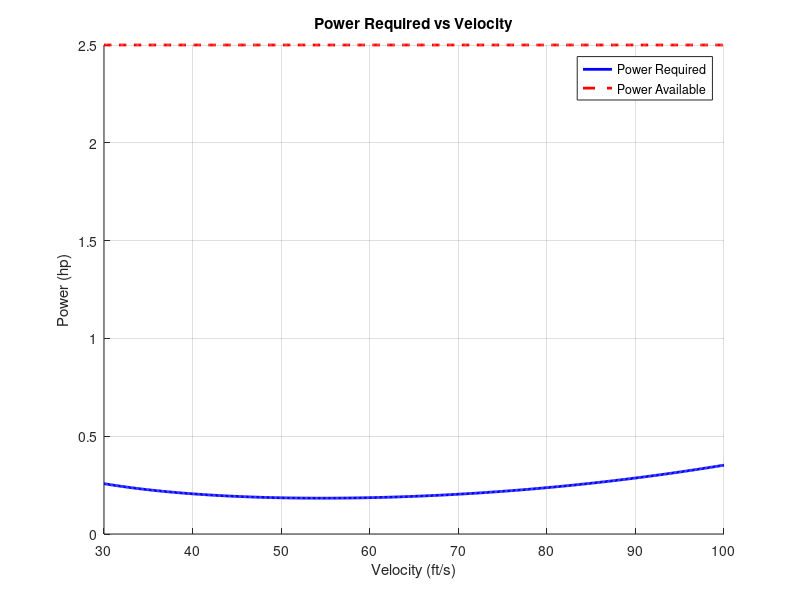
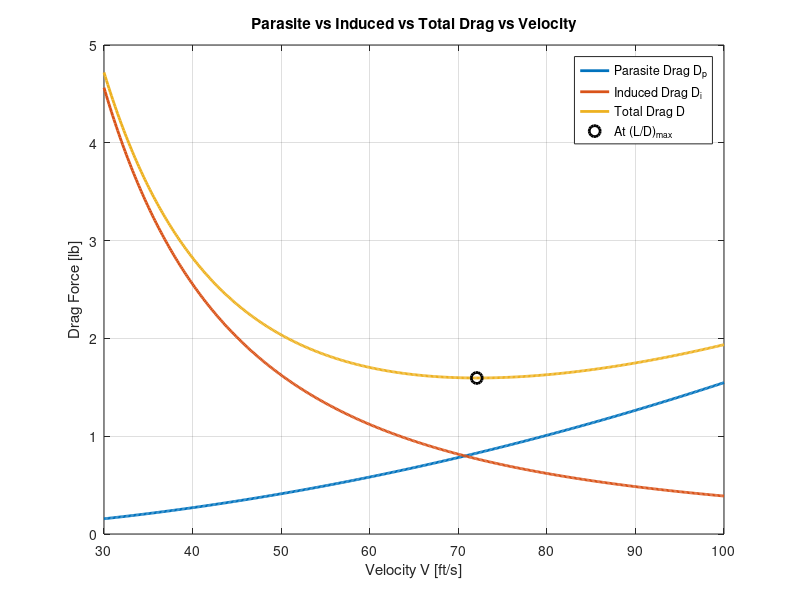
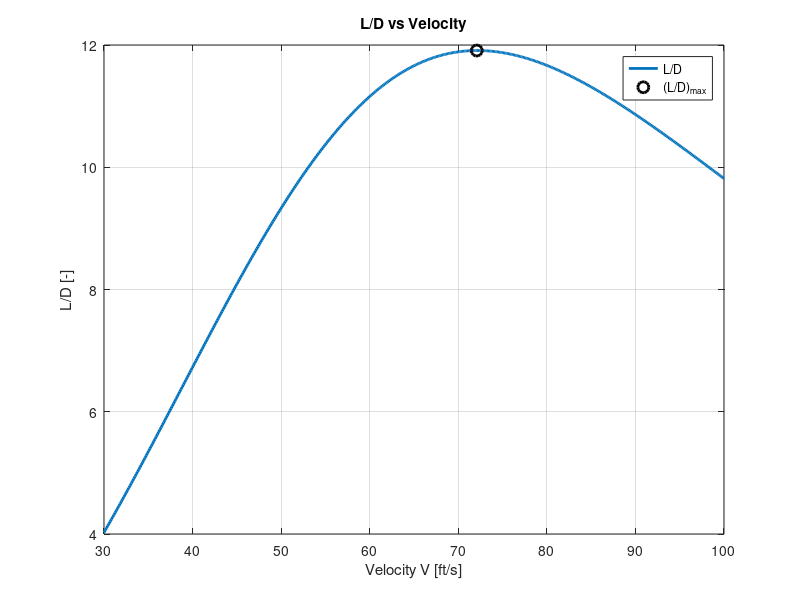

Reproduce these figures in MATLAB, in order. (Note: this script raises an error after producing the figures.)
%% ========================================================================
clear 
clc 
clear all 
% 0) ATMOSPHERE (SEA LEVEL ASSUMPTION)
% ========================================================================
rho = 0.0023769;        % Air density at sea level [slug/ft^3]
mu  = 3.737e-7;         % Dynamic viscosity at sea level [slug/(ft*s)]
a   = 1116.45;          % Speed of sound at sea level [ft/s]

%% ========================================================================
% 1) AIRCRAFT INPUTS (EDIT THESE WHEN DESIGN CHANGES)
% ========================================================================

% -----------------------------
% Weight (used for drag sweep)
% -----------------------------
W   = 19;                     % Aircraft weight [lb] (update as weight estimate changes)

% -----------------------------
% Wing geometry (KNOWN)
% -----------------------------
Arw     = 7.4;                % Wing aspect ratio [-]
bw      = 5.617;              % Wing span [ft]
Sw      = 4.264931025;        % Wing planform area [ft^2]
lambdaw = 0.40;               % Wing taper ratio ct/cr [-]

% -----------------------------
% Horizontal tail geometry (KNOWN)
% -----------------------------
Sth      = Sw*.20;      % Horizontal tail area [ft^2]
Art      = 4.0;               % Tail aspect ratio [-] (given/assumed)
bth      = sqrt(Sth*Art);       % Horizontal tail span [ft]
lambdath = 0.50;              % Tail taper ratio ct/cr [-]


% -----------------------------
% Aero assumptions (EDIT AS NEEDED)
% -----------------------------
e        = 0.85;              % Oswald efficiency factor [-] (guess)
cla      = 5.73;              % 2D airfoil lift curve slope [1/rad] (CHECK units)
downwash = 0.25;              % Downwash gradient dε/dα [-]
it       = -1*pi/180;         % Tail incidence angle [rad] (initial guess)
Cmacw    = -0.05;             % Wing Cm about wing AC (approx from airfoil data)
tau      = 0.5;               % Elevator effectiveness τe [-] (guess) (used only if you later trim with δe)
CL_MAX = 1.5
% -----------------------------
% Layout / CG reference positions (from CG build-up)
% -----------------------------
x_wle    = 0.75;              % Wing LE location from nose [ft]
x_cg_str = 1.7147;            % Structural CG station from nose [ft]
x_cg_tot = 1.4103;            % CG with avionics station from nose [ft]
x_cg_0   = 1.5071;            % CG with payload+fuel station from nose [ft]
hacw = 0.25;  
% -----------------------------
% Fuselage geometry (for drag)
% Given: 8in x 8in x 5ft box
% -----------------------------
L_fuse = 4.0;                 % Fuselage length [ft]
W_fuse = 8/12;                % Fuselage width [ft]
H_fuse = 8/12;                % Fuselage height [ft]
Power = 2.5;























% Estimated fuselage wetted area [ft^2] (rectangular prism):
% Swet_f = 2(LW + LH + WH)
Swet_f = 2*(L_fuse*W_fuse + L_fuse*H_fuse + W_fuse*H_fuse);

% Equivalent "diameter" used in fuselage fineness ratio for Raymer form factor.
% For a square-ish fuselage, using width is a reasonable approximation.
d_fuse = W_fuse;              % [ft]
 

% Tail mounting rule:
% Tail root TRAILING EDGE is flush with fuselage end (nothing sticks out)
% => tail root leading edge is at (L_fuse - Crth)
% Tail AC is at 25% of tail root chord behind tail LE
% => tail AC = L_fuse - 0.75*Crth

%% ========================================================================
% 2) PLANFORM GEOMETRY (ROOT, TIP, MAC) - WING + TAIL
% ========================================================================

% ---- Wing chords (trapezoid geometry) ----
Crw = (2*Sw)/(bw*(1 + lambdaw));                 % Wing root chord [ft]
Ctw = lambdaw * Crw;                             % Wing tip chord [ft]
Cw  = (2/3) * Crw * ((1 + lambdaw + lambdaw^2)/(1 + lambdaw));  % Wing MAC [ft]

% ---- Tail chords (trapezoid geometry) ----
Crth = (2*Sth)/(bth*(1 + lambdath));             % Tail root chord [ft]
Ctth = lambdath * Crth;                          % Tail tip chord [ft]
Cth  = (2/3) * Crth * ((1 + lambdath + lambdath^2)/(1 + lambdath)); % Tail MAC [ft]

fprintf("\n==================== GEOMETRY ====================\n");
fprintf("Wing:  Cr=%.4f ft, Ct=%.4f ft, MAC Cw=%.4f ft\n", Crw, Ctw, Cw);
fprintf("Tail:  Cr=%.4f ft, Ct=%.4f ft, MAC Cth=%.4f ft\n", Crth, Ctth, Cth);
fprintf("Fuse:  L=%.2f ft, W=%.3f ft, H=%.3f ft, Swet_f=%.3f ft^2\n", L_fuse, W_fuse, H_fuse, Swet_f);

%% ========================================================================
% 3) 3D LIFT CURVE SLOPES (FINITE WING CORRECTION)
% ========================================================================
% 3D lift slope formula:
% a = a0 / (1 + a0/(pi*e*AR))
aw = cla / (1 + (cla/(pi*e*Arw)));   % Wing 3D lift curve slope [1/rad]
at = cla / (1 + (cla/(pi*e*Art)));   % Tail 3D lift curve slope [1/rad]
%Just fyi effeicny factor is a guess 
fprintf("\n==================== LIFT SLOPES ====================\n");
fprintf("aw (wing 3D) = %.4f 1/rad\n", aw);
fprintf("at (tail 3D) = %.4f 1/rad\n", at);

%% ========================================================================
% 4) LONGITUDINAL REFERENCE LOCATIONS (GEOMETRY-BASED, NOT GUESSED)
% ========================================================================
% Compute actual wing AC and tail AC locations using real geometry (feet),
% then convert to nondimensional h quantities only when needed.

hacw = 0.25;                 % wing AC at 25% MAC
hact = 0.25;                 % tail AC at 25% chord (root-chord approx)

% Wing AC location from nose [ft]
x_wac = x_wle + hacw*Cw;

% Tail AC location from nose [ft]
% Tail root trailing edge flush with fuselage end:
% x_tac = L_fuse - 0.75*Crth   (derived from tail LE = L_fuse - Crth, then +0.25*Crth)
x_tac = L_fuse - (1 - hact)*Crth;

% Distance from wing AC to tail AC (this replaces Lh guess)
Lh = x_tac - x_wac;

% Tail AC location measured from wing LE [ft]
x_ac_t_LE = x_tac - x_wle;
display(x_ac_t_LE)

% Nondimensional tail AC location from wing LE
h_ac_t = x_ac_t_LE / Cw;

fprintf("\n==================== REFERENCE LOCATIONS ====================\n");
fprintf("Wing AC location from nose x_wac = %.4f ft\n", x_wac);
fprintf("Tail AC location from nose x_tac = %.4f ft\n", x_tac);
fprintf("Wing AC -> Tail AC distance Lh   = %.4f ft\n", Lh);
fprintf("Tail AC from wing LE x_ac_t_LE   = %.4f ft\n", x_ac_t_LE);
fprintf("Tail AC nondim h_ac_t            = %.4f\n", h_ac_t);

%% ========================================================================
% 5) NEUTRAL POINT (hn) + STATIC MARGIN (SM)
% ========================================================================
% Neutral point for wing + tail:
hn = (hacw + h_ac_t*((Sth/Sw)*(at/aw))*(1-downwash)) / (1 + (Sth/Sw)*(at/aw)*(1-downwash));

% CG locations nondimensional from wing LE:
hcg_str = (x_cg_str - x_wle)/Cw;
hcg_tot = (x_cg_tot - x_wle)/Cw;
hcg_0   = (x_cg_0   - x_wle)/Cw;

% Static margin: SM = hn - hcg (positive = stable)
SM_str = hn - hcg_str;
SM_tot = hn - hcg_tot;
SM_0   = hn - hcg_0;

fprintf("\n==================== STABILITY ====================\n");
fprintf("Neutral point hn = %.4f (fraction of MAC from wing LE)\n", hn);
fprintf("hcg_str = %.4f  --> SM_str = %.4f (%.1f%% MAC)\n", hcg_str, SM_str, 100*SM_str);
fprintf("hcg_tot = %.4f  --> SM_tot = %.4f (%.1f%% MAC)\n", hcg_tot, SM_tot, 100*SM_tot);
fprintf("hcg_0   = %.4f  --> SM_0   = %.4f (%.1f%% MAC)\n", hcg_0,   SM_0,   100*SM_0);

%% ========================================================================
% 6) TAIL ARM lt (CG -> TAIL AC) AND TAIL VOLUME VH
% ========================================================================
% Tail arm lt is measured from the CG to the tail AC (both from nose).

lt_str = x_tac - x_cg_str;
lt_tot = x_tac - x_cg_tot;
lt_0   = x_tac - x_cg_0;

% Tail volume coefficient VH = (St * lt) / (Sw * Cw)
VH_str = (Sth*lt_str)/(Sw*Cw);
VH_tot = (Sth*lt_tot)/(Sw*Cw);
VH_0   = (Sth*lt_0)  /(Sw*Cw);

fprintf("\n==================== TAIL ARM & VOLUME ====================\n");
fprintf("lt_str = %.4f ft --> VH_str = %.4f\n", lt_str, VH_str);
fprintf("lt_tot = %.4f ft --> VH_tot = %.4f\n", lt_tot, VH_tot);
fprintf("lt_0   = %.4f ft --> VH_0   = %.4f\n", lt_0,   VH_0);

%% ========================================================================
% 7) LONGITUDINAL COEFFICIENTS (ALL OF THEM)
% ========================================================================

% Choose loading case for trim/stability calculations
VH  = VH_tot;        % Tail volume coefficient
hcg = hcg_tot;       % CG location (nondim from wing LE)

% Given/assumed
% downwash = dε/dα (we use 0.25 from Cessna-type data)
% Cmacw = wing Cm about wing AC (airfoil data)
% tau = elevator effectiveness (guess)

% --- Lift coefficients ---
CLalpha   = aw + at*(Sth/Sw)*(1 - downwash);   % dCL/dalpha (aircraft)
CL0       = -at*(Sth/Sw)*it;                   % CL at alpha = 0 (tail incidence)

% --- Moment coefficients (about CG) ---
Cmalpha   = -CLalpha*(hn - hcg);               % dCm/dalpha (stability)
Cm0       = Cmacw + VH*at*it;                  % Cm at alpha = 0

% --- Moment breakdown pieces (functions of alpha; compute later in sweep) ---
 %Cmcgw = Cmacw + aw*alpha*(hcg - hacw);        % wing moment about CG
 %Cmcgt = -(VH*at*(1-downwash))*alpha + at*VH*it; % tail moment about CG
 %Cmcg  = Cmcgw + Cmcgt;                        % total moment about CG

% --- Elevator trim equation (deltae is a function of CL) ---
% deltae = -((Cm0*CLalpha) + (Cmalpha*CL)) ./ ((CLalpha*Cmdeltae) - (Cmalpha*CLdeltae));
% Control derivatives (if/when you use elevator):
CLdeltae = at*(Sth/Sw)*tau;     % dCL/dδe (usually +)
Cmdeltae = -at*VH*tau;          % dCm/dδe (usually -)

% NOTE: To actually compute δe at a flight condition, you must define CL and use:
% deltae = -((Cm0*CLalpha) + (Cmalpha*CL)) / ((CLalpha*Cmdeltae) - (Cmalpha*CLdeltae));

%% ========================================================================
% 8) VELOCITY SWEEP (DRAG + L/D)  [THIS IS THE MAIN PERFORMANCE PART]
% ========================================================================
% We sweep velocity, compute required CL from L=W at each speed, then compute:
%   - Trim alpha and tail alpha_t from your linear model
%   - CDp from Raymer build-up (Re-dependent)
%   - CDi from induced drag using CLw and CLt
%   - Drag forces and L/D

% -----------------------------
% 8.1 Velocity range
% -----------------------------
V = linspace(30, 100, 500);      % [ft/s] (edit as desired)
q = 0.5*rho.*V.^2;               % Dynamic pressure [lb/ft^2]
M = V./a;                        % Mach number [-]

% -----------------------------
% 8.2 Required CL for level flight
% -----------------------------
CL = W ./ (q.*Sw) ;               % Total aircraft CL required for L=W

% -----------------------------
% 8.3 Solve for alpha, tail AoA, and CLw/CLt (same model you've been using)
% -----------------------------
alpha = CL ./ aw ;          % wing-only alpha (rad)
alpha_t = (1 - downwash).*alpha + it;

CLw = aw .* alpha;
CLt = at .* alpha_t;

% -----------------------------
% 8.4 Reynolds numbers (for skin friction)
% -----------------------------
Re_w = rho.*V.*Cw   ./ mu;       % Re based on wing MAC
Re_t = rho.*V.*Cth  ./ mu;       % Re based on tail MAC
Re_f = rho.*V.*L_fuse ./ mu;     % Re based on fuselage length

% -----------------------------
% 8.5 Parasite drag build-up (Raymer style)
% -----------------------------
% Wetted areas (simple first-pass approximations)
Swet_w = 2*Sw;                   % wing wetted area ~ 2*planform
Swet_t = 2*Sth;                  % tail wetted area ~ 2*planform
% Swet_f already computed from box geometry

% Skin friction coefficients (Raymer Eq. style)
Cf_w = 0.455 ./ ((log10(Re_w)).^2.58 .* (1 + 0.144*M.^2).^0.65);
Cf_t = 0.455 ./ ((log10(Re_t)).^2.58 .* (1 + 0.144*M.^2).^0.65);
Cf_f = 0.455 ./ ((log10(Re_f)).^2.58 .* (1 + 0.144*M.^2).^0.65);

% Form factor settings (surface thickness effects, sweep effects)
tc  = 0.12;                      % thickness-to-chord ratio t/c [-] (guess)
xcm = 0.30;                      % location of max thickness x/c [-] (guess)
Lam = 0;                         % sweep at max thickness [rad] (0 for unswept)
K_surf = (1 + (0.6/xcm)*tc + 100*tc^4) .* (1.34*M.^0.18 .* (cos(Lam)).^0.28);

% Interference factors (how junctions increase drag)
Q_w = 1.0;                       % wing interference factor
Q_t = 1.05;                      % tail interference factor
Q_f = 1.0;                       % fuselage factor

% Fuselage form factor (Raymer smooth-body approximation)
f = L_fuse/d_fuse;               % fineness ratio
K_f = 0.9 + 5/f^1.5 + f/400;

% Misc drag (gaps, protuberances) and leakage/protuberance allowances
CD_misc = 0.002;
CD_LP   = 0.002;

% Total parasite drag coefficient CDp
CDp = ...
    K_surf.*Q_w.*Cf_w.*(Swet_w/Sw) + ...
    K_surf.*Q_t.*Cf_t.*(Swet_t/Sw) + ...
    K_f.*Q_f.*Cf_f.*(Swet_f/Sw) + ...
    CD_misc + CD_LP;

% -----------------------------
% 8.6 Induced drag (wing + tail)
% -----------------------------
CDi_w = (CLw.^2) ./ (pi*Arw*e);               % wing induced drag
CDi_t = (Sth/Sw) .* (CLt.^2) ./ (pi*Art*e);   % tail induced drag (scaled by St/Sw)

CDi_total = CDi_w + CDi_t;
CD_total  = CDp + CDi_total;

% -----------------------------
% 8.7 Forces and performance metrics
% -----------------------------
Dp = q .* Sw .* CDp;            % Parasite drag force [lb]
Di = q .* Sw .* CDi_total;      % Induced drag force [lb]
D  = q .* Sw .* CD_total;       % Total drag force [lb]

L  = q .* Sw .* CL;             % Lift force [lb] (should equal W)
LD = L ./ D;                    % Lift-to-drag ratio [-]
%% Power curve
Power_Required1 = D .* V;          % ft*lbf/s
Power_Required_hp = Power_Required1 / 550;
mask_stall = CL > CL;
%Power_Required_hp(mask_stall) = NaN;% Dont plot points for velocity
%understall velocity(past max cl value

P_available_hp = Power * ones(size(V));  % turn Power avalaible in a vector 

figure
hold on
plot(V, Power_Required_hp, 'b-', 'LineWidth', 2, ...
     'DisplayName', 'Power Required')
plot(V, P_available_hp, 'r--', 'LineWidth', 2, ...
     'DisplayName', 'Power Available')
hold off

xlabel('Velocity (ft/s)')
ylabel('Power (hp)')
title('Power Required vs Velocity')
legend('Location','best')
grid on
 
%%
% Find (L/D)_max and corresponding velocity
[LDmax, idx] = max(LD);
V_LDmax = V(idx);

fprintf('\n==================== VELOCITY SWEEP RESULTS ====================\n');
fprintf('(L/D)max = %.3f\n', LDmax);
fprintf('V at (L/D)max = %.2f ft/s\n', V_LDmax);
fprintf('CL at (L/D)max = %.3f\n', CL(idx));
fprintf('CDp at (L/D)max = %.4f,  CDi_total at (L/D)max = %.4f\n', CDp(idx), CDi_total(idx));

%% ========================================================================
% 9) PLOTS (DRAG COMPONENTS AND L/D)
% ========================================================================

figure;
plot(V, Dp, 'LineWidth', 2); hold on;
plot(V, Di, 'LineWidth', 2);
plot(V, D,  'LineWidth', 2);
plot(V_LDmax, D(idx), 'ko', 'MarkerSize', 8, 'LineWidth', 2);
grid on;
xlabel('Velocity V [ft/s]');
ylabel('Drag Force [lb]');
title('Parasite vs Induced vs Total Drag vs Velocity');
legend('Parasite Drag D_p','Induced Drag D_i','Total Drag D','At (L/D)_{max}','Location','best');

figure;
plot(V, LD, 'LineWidth', 2); hold on;
plot(V_LDmax, LDmax, 'ko', 'MarkerSize', 8, 'LineWidth', 2);
grid on;
xlabel('Velocity V [ft/s]');
ylabel('L/D [-]');
title('L/D vs Velocity');
legend('L/D','(L/D)_{max}','Location','best');

%% ========================================================================
% 10) TABLE OUTPUT (TEAM-FRIENDLY)
% ========================================================================
% This table is useful for copying into reports or checking values at a speed.
alpha_deg   = rad2deg(alpha);
alpha_t_deg = rad2deg(alpha_t);
T = table(V(:), CL(:), alpha_deg(:), alpha_t_deg(:), CLw(:), CLt(:), ...
          CDp(:), CDi_w(:), CDi_t(:), CD_total(:), ...
          Dp(:), Di(:), D(:), LD(:), ...
          Re_w(:), Re_t(:), Re_f(:), ...
          'VariableNames', ...
          {'V_ft_s','CL','alpha_deg','alpha_t_deg','CLw','CLt', ...
           'CDp','CDi_w','CDi_t','CD_total', ...
           'Dp_lb','Di_lb','D_lb','L_over_D', ...
           'Re_w','Re_t','Re_f'});

disp(T);

% ============================ END SCRIPT =================================
